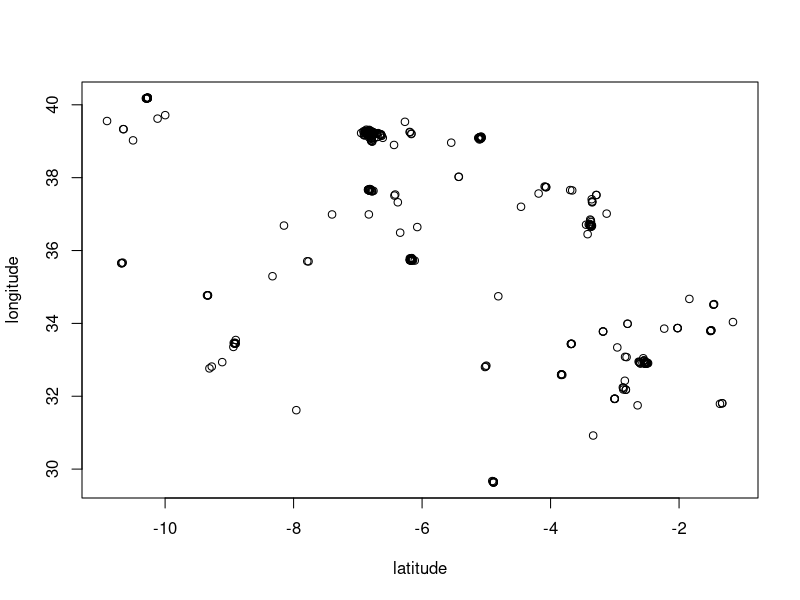

Reproduce this figure in R. (Note: this script raises an error after producing the figure.)
#Reading in

df = data.table::fread("location.csv")
head(df)

#Isolating the co-ordinate data from the rest of the data frame
co_ords = df[,3:4]

#Quick exploratory plot to see what we're working with
plot(co_ords)

#Find optimal number of clusters
center_nos = data.frame(NULL)
names(center_nos) = c("Centers", "Sum of Squares Within Clusters")
for (centers in c(1:10)){
  clusters = kmeans(co_ords, centers=centers, iter.max=100, algorithm = "Hartigan-Wong")
  WSS = clusters$tot.withinss
  center_nos = rbind(center_nos, data.frame(Centers=centers, TotalWSS=WSS))
}

center_nos

#Use elbow plot to find optimal number of clusters
plot(center_nos[,1], center_nos[,2], type="b", main="Elbow Plot", ylab="Within Cluster SS",xlab="Number of clusters")

#Optimal may be 4, 5 or 6

#Assign a cluster to each observation using 4 and 5 clusters
clusters4 = kmeans(co_ords, centers=4, iter.max=100, algorithm = "Hartigan-Wong")
clusters5 = kmeans(co_ords, centers=5, iter.max=100, algorithm = "Hartigan-Wong")
clusters6 = kmeans(co_ords, centers=6, iter.max=100, algorithm = "Hartigan-Wong")

df[,"cluster_w_4centers"] = factor(clusters4$cluster)
df[,"cluster_w_5centers"] = factor(clusters5$cluster)
df[,"cluster_w_6centers"] = factor(clusters6$cluster)

centers_4 = cbind(as.data.frame(clusters4$centers), centers = factor(c(1,2,3,4)))
centers_5 = cbind(as.data.frame(clusters5$centers), centers = factor(c(1,2,3,4,5)))
centers_6 = cbind(as.data.frame(clusters6$centers), centers = factor(c(1,2,3,4,5,6)))

#Visualization
install.packages("ggplot2")
library(ggplot2)
#4 centers plot
gg4 = ggplot(df, aes(x=latitude, y=longitude, color=cluster_w_4centers)) + geom_point() +
  geom_point(data=centers_4, aes(x=latitude, y=longitude, color=centers)) +
  geom_point(data=centers_4, aes(x=latitude, y=longitude, color=centers), size=60, alpha=0.1, show.legend=FALSE) + 
  stat_ellipse() + theme_bw()
gg4

#5 centers plot
gg5 = ggplot(df, aes(x=latitude, y=longitude, color=cluster_w_5centers)) + geom_point() +
  geom_point(data=centers_5, aes(x=latitude, y=longitude, color=centers)) +
  geom_point(data=centers_5, aes(x=latitude, y=longitude, color=centers), size=60, alpha=0.1, show.legend=FALSE) + 
  stat_ellipse() + theme_bw()
gg5

#6 centers plot
gg6 = ggplot(df, aes(x=latitude, y=longitude, color=cluster_w_6centers)) + geom_point() +
  geom_point(data=centers_6, aes(x=latitude, y=longitude, color=centers)) +
  geom_point(data=centers_6, aes(x=latitude, y=longitude, color=centers), size=60, alpha=0.1, show.legend=FALSE) + 
  stat_ellipse() + theme_bw()
gg6

#Model with 5 centers separates a distinct cluster


#DBSCAN approach - just out of interest
# install.packages("fpc")
# install.packages("dbscan")
# 
# db = fpc::dbscan(co_ords, eps = 1.3, MinPts = 5)
# 
# plot(db, co_ords, main="DBSCAN", frame=F)
# 
# 
# install.packages("factoextra")
# factoextra::fviz_cluster(db, co_ords, stand=F, frame=F, geom="point")

